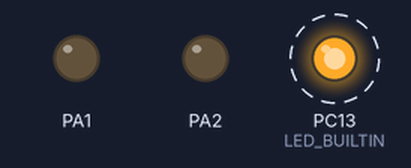
Recording of a sketch running on a simulated STM32 Blue Pill. Shown: output pins drawn as LEDs (lit = HIGH). Dashed ring = blinking.

Above: at 0.7 s.
Timing chart, 0 to 5.0 s (numbered marks = the images above):
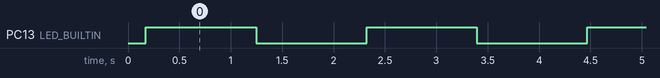

The sketch:

MS5540_STM32.ino
```cpp
/*
 MS5540C Miniature Barometer Module
 This program will read your MS5440C or compatible pressure sensor every 5 seconds and show you the calibration words, the calibration factors,
 the raw values and the compensated values of temperature and pressure.
 Once you read out the calibration factors you can define them in the header of any sketch you write for the sensor.

FOR STM32


 Calibration of my sensor example ...

 Calibration word 1 = 46958
 Calibration word 2 = 65369
 Calibration word 3 = 39392
 Calibration word 4 = 45914

 c1 = 23479
 c2 = 2074
 c3 = 717
 c4 = 615
 c5 = 1021
 c6 = 25
*/

#define debug 1
// include library:
#include <SPI.h>
#include <usb_serial.h>
  USBSerial myUserial;

float Temp,Pressure;

void toggle_led()
{
  digitalWrite(LED_BUILTIN, !digitalRead(LED_BUILTIN));
};

long c1,c2,c3,c4,c5,c6;
float TEMP2 ,PCOMP2;
void resetsensor() //this function keeps the sketch a little shorter
{
  SPI.setDataMode(SPI_MODE0);
  SPI.transfer(0x15);
  SPI.transfer(0x55);
  SPI.transfer(0x40);
};

  void calibr()
  {

  resetsensor(); //resets the sensor
  //Calibration word 1
  unsigned int result1 = 0;
  unsigned int inbyte1 = 0;
  SPI.transfer(0x1D); //send first byte of command to get calibration word 1
  SPI.transfer(0x50); //send second byte of command to get calibration word 1
  SPI.setDataMode(SPI_MODE1); //change mode in order to listen
  result1 = SPI.transfer(0x00); //send dummy byte to read first byte of word
  result1 = result1 << 8; //shift returned byte
  inbyte1 = SPI.transfer(0x00); //send dummy byte to read second byte of word
  result1 = result1 | inbyte1; //combine first and second byte of word

    if(debug)
    {
         myUserial.print("Calibration word 1 = ");
          myUserial.print(result1,HEX);
           myUserial.print(" ");
            myUserial.println(result1);
  };
  resetsensor(); //resets the sensor

//Calibration word 2; see comments on calibration word 1
  unsigned int result2 = 0;
  byte inbyte2 = 0;
  SPI.transfer(0x1D);
  SPI.transfer(0x60);
  SPI.setDataMode(SPI_MODE1);
  result2 = SPI.transfer(0x00);
  result2 = result2 <<8;
  inbyte2 = SPI.transfer(0x00);
  result2 = result2 | inbyte2;
    if(debug==1)
    {
        myUserial.print("Calibration word 2 = ");
          myUserial.print(result2,HEX);
            myUserial.print(" ");
              myUserial.println(result2);
    };
  resetsensor(); //resets the sensor

  //Calibration word 3; see comments on calibration word 1
  unsigned int result3 = 0;
  byte inbyte3 = 0;
  SPI.transfer(0x1D);
  SPI.transfer(0x90);
  SPI.setDataMode(SPI_MODE1);
  result3 = SPI.transfer(0x00);
  result3 = result3 <<8;
  inbyte3 = SPI.transfer(0x00);
  result3 = result3 | inbyte3;
    if(debug)
    {
        myUserial.print("Calibration word 3 = ");
          myUserial.print(result3,HEX);
            myUserial.print(" ");
              myUserial.println(result3);
                     };
  resetsensor(); //resets the sensor

  //Calibration word 4; see comments on calibration word 1
  unsigned int result4 = 0;
  byte inbyte4 = 0;
  SPI.transfer(0x1D);
  SPI.transfer(0xA0);
  SPI.setDataMode(SPI_MODE1);
  result4 = SPI.transfer(0x00);
  result4 = result4 <<8;
  inbyte4 = SPI.transfer(0x00);
  result4 = result4 | inbyte4;
    if(debug)
    {
            myUserial.print("Calibration word 4 = ");
              myUserial.print(result4,HEX);
                myUserial.print(" ");
                  myUserial.println(result4);
                    };
  //now we do some bitshifting to extract the calibration factors
  //out of the calibration words;
   c1 = (result1 >> 1) & 0x7FFF;
   c2 = ((result3 & 0x003F) << 6) | (result4 & 0x003F);
   c3 = (result4 >> 6) & 0x03FF;
   c4 = (result3 >> 6) & 0x03FF;
   c5 = ((result1 & 0x0001) << 10) | ((result2 >> 6) & 0x03FF);
   c6 = result2 & 0x003F;
  resetsensor(); //resets the sensor
  };

  float get_temperature_pressure(long c1,long c2,long c3,long c4,long c5,long c6)
  {

      //Pressure:
  unsigned int presMSB = 0; //first byte of value
  unsigned int presLSB = 0; //last byte of value
  unsigned int D1 = 0;
  SPI.transfer(0x0F); //send first byte of command to get pressure value
  SPI.transfer(0x40); //send second byte of command to get pressure value
  delay(35); //wait for conversion end
  SPI.setDataMode(SPI_MODE1); //change mode in order to listen
  presMSB = SPI.transfer(0x00); //send dummy byte to read first byte of value
  presMSB = presMSB << 8; //shift first byte
  presLSB = SPI.transfer(0x00); //send dummy byte to read second byte of value
  D1 = presMSB | presLSB; //combine first and second byte of value

    if(debug)
    {
      myUserial.print("D1 - Pressure raw = ");
        myUserial.println(D1);
                      };

  resetsensor(); //resets the sensor

  //Temperature:
  unsigned int tempMSB = 0; //first byte of value
  unsigned int tempLSB = 0; //last byte of value
  unsigned int D2 = 0;
  SPI.transfer(0x0F); //send first byte of command to get temperature value
  SPI.transfer(0x20); //send second byte of command to get temperature value
  delay(35); //wait for conversion end
  SPI.setDataMode(SPI_MODE1); //change mode in order to listen
  tempMSB = SPI.transfer(0x00); //send dummy byte to read first byte of value
  tempMSB = tempMSB << 8; //shift first byte
  tempLSB = SPI.transfer(0x00); //send dummy byte to read second byte of value
  D2 = tempMSB | tempLSB; //combine first and second byte of value

      if(debug)
    {
      myUserial.print("D2 - Temperature raw = ");
        myUserial.println(D2); //voila!
                    };
  //calculation of the real values by means of the calibration factors and the maths
  //in the datasheet. const MUST be long
  const long UT1 = (c5 << 3) + 20224;
  const long dT = D2 - UT1;
  const long TEMP = 200 + ((dT * (c6 + 50)) >> 10);
  const long OFF  = (c2 * 4) + (((c4 - 512) * dT) >> 12);
  const long SENS = c1 + ((c3 * dT) >> 10) + 24576;
  const long X = (SENS * (D1 - 7168) >> 14) - OFF;
  long PCOMP = ((X * 10) >> 5) + 2500;

  //2-nd order compensation only for T < 20°C or T > 45°C
  long T2 = 0;
  float P2 = 0;

  if (TEMP < 200)
    {
      T2 = (11 * (c6 + 24) * (200 - TEMP) * (200 - TEMP) ) >> 20;
      P2 = (3 * T2 * (PCOMP - 3500) ) >> 14;
    }
  else if (TEMP > 450)
    {
      T2 = (3 * (c6 + 24) * (450 - TEMP) * (450 - TEMP) ) >> 20;
      P2 = (T2 * (PCOMP - 10000) ) >> 13;
    }

if ((TEMP > 200) or (TEMP < 450))
  {
  //  TEMP2 = TEMP - T2;
  //  PCOMP2 = (PCOMP - P2)*10;

  }
  else{
    TEMP2 = TEMP - T2;
     PCOMP2 = (PCOMP - P2)*10;
    };
  }

void  setup()
   {
    myUserial.begin();
    SPI.begin(); //see SPI library details on arduino.cc for details
    SPI.setBitOrder(MSBFIRST);
    SPI.setClockDivider(SPI_CLOCK_DIV128);
    pinMode(LED_BUILTIN, OUTPUT);

 //Инициализация таймера на частоту 32768 Гц, для тактирования
 // generate a MCKL signal pin
  pinMode(PA1, PWM);
  pinMode(PA2, PWM);
   Timer2.setPrescaleFactor(72); // 1 µs resolution
   Timer2.setCompare(TIMER_CH2, 15);
   Timer2.setCompare(TIMER_CH3, 15);
   Timer2.setOverflow(30);
   Timer2.refresh();
   Timer2.resume();


  delay(100);
};
char buf[50];

void loop()
{


  // Write main calibration factor
  calibr();
  get_temperature_pressure(c1,c2,c3,c4,c5,c6); //?
  Temp = TEMP2/10.0;
  Pressure = PCOMP2;
  sprintf(buf,"P1 %d T1 %d P2 0 T2 0 \n",(int)Pressure,(int)Temp);

    myUserial.write(buf);
        toggle_led();
           delay(1000);
}
```

Measured:
- by itself, PC13 (LED_BUILTIN): alternates HIGH for 1.1 s and LOW for 1.1 s
